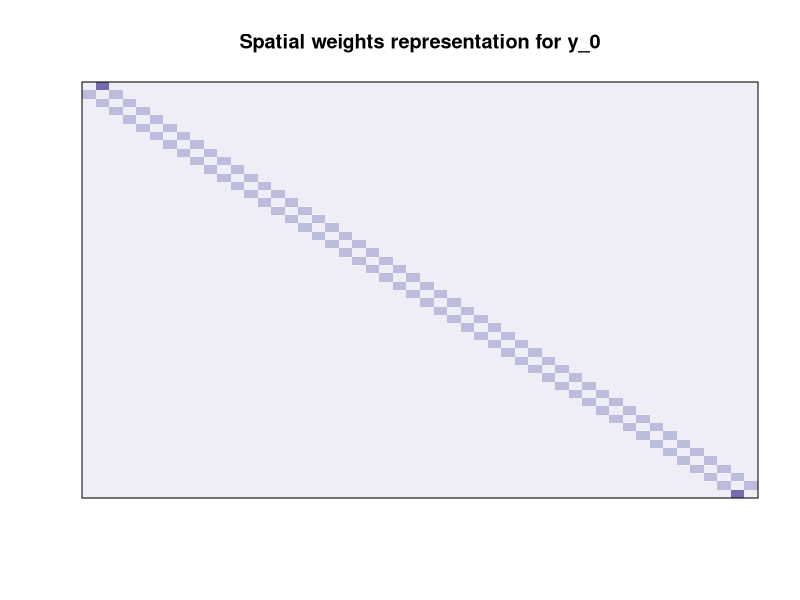
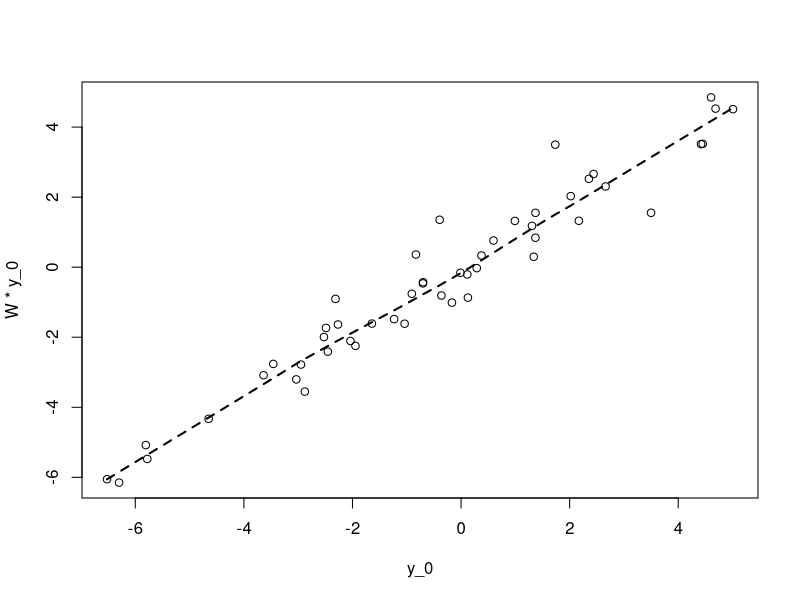

Write R code to recreate these figures, in order.
library(sna)
library(RColorBrewer)
library(mvtnorm)
library(spatialreg)
library(spdep)




set.seed(743435)




function_01 <- function(n) {
  
  B <- matrix(0, n, n)
  
  B[1, 2] <- 1
  B[n, n-1] <- 1
  
  for (i in 2:(n-1)) {
    
    B[i, i-1] <- 1
    B[i, i+1] <- 1
    
  }
  
  return(B)
  
}

function_02 <- function(data, index, deviate) {
  
  y <- data
  
  y[index] <- y[index] + deviate
  
  return(y)
  
}

# function_mvnd <- function(x, p, mu, Sigma) {
#   
#   f <- exp(-0.5 * t(x - mu) %*% solve(Sigma) %*% (x - mu))
#   f <- f / ((2 * pi)^(p / 2) * det(Sigma)^0.5)
#   
#   return(f)
#   
# }







n <- 50
B <- function_01(n)
W <- sna::make.stochastic(dat = B, mode = "row")

image(1:n, 1:n, t(W[, n:1]),
      breaks = c(0, 0.25, 0.75, 1),
      col = RColorBrewer::brewer.pal(3, "Purples"),
      main = "Spatial weights representation for y_0",
      axes = FALSE,
      xlab = "", ylab = "")
box()

p <- 1
X <- mvtnorm::rmvnorm(n = n, mean = rep(0, p), sigma = diag(p))

rho_0 <- 0.9
A_0 <- spatialreg::invIrW(x = W, rho = rho_0)

sigma2_0 <- 0.5
e_0 <- rnorm(n, 0, sqrt(sigma2_0))

beta_0 <- rep(0.5, p)
y_0 <- A_0 %*% X %*% beta_0 + A_0 %*% e_0

W.listw <- spdep::mat2listw(x = W)
plot(y_0, lag(W.listw, y_0),
     xlab = "y_0", ylab = "W * y_0")
lines(lowess(y_0, lag(W.listw, y_0)),
      lty = 2, lwd = 2)
